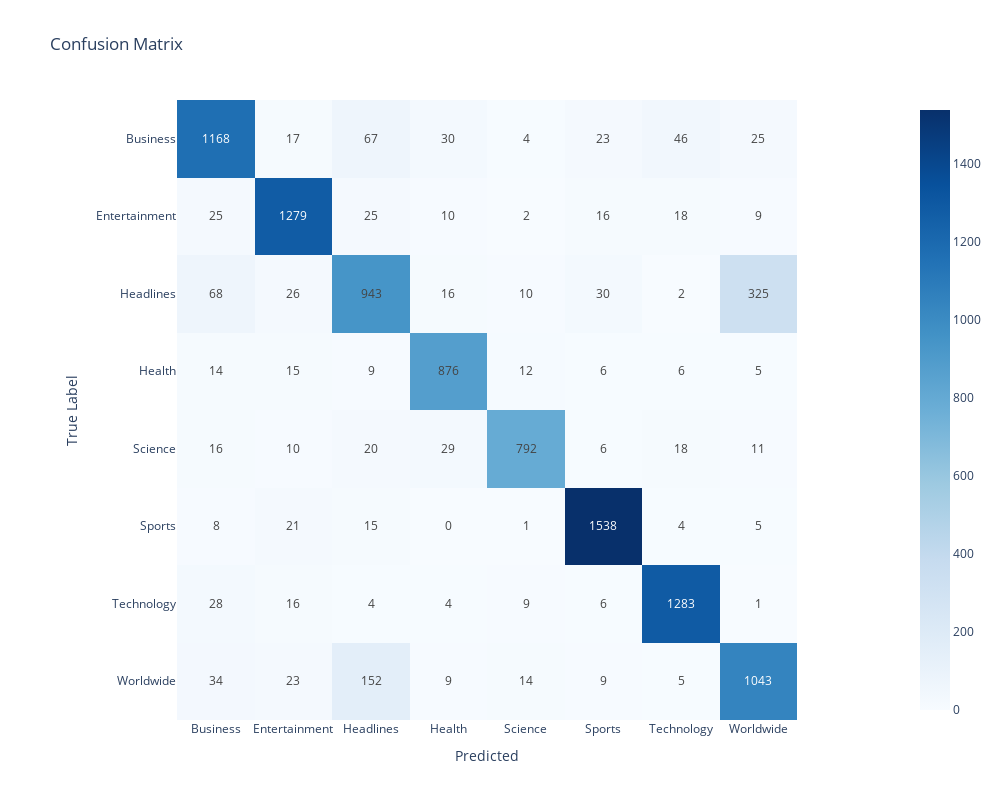

Notebook code for this chart:
### Code cell
class_labels = label_encoder.inverse_transform(range(8))
# call the report function to visualize the classification results, use the above class_labels
report(y_test, val_pred3, class_labels)

### Figure 1 — Plotly figure (JSON) as saved in the notebook; plotly's stock layout.template omitted (floating-point values rounded to 4 significant figures)
{"data": [{"coloraxis": "coloraxis", "hovertemplate": "Predicted: %{x}<br>True Label: %{y}<br>color: %{z}<extra></extra>", "name": "0", "texttemplate": "%{z}", "type": "heatmap", "x": ["Business", "Entertainment", "Headlines", "Health", "Science", "Sports", "Technology", "Worldwide"], "xaxis": "x", "y": ["Business", "Entertainment", "Headlines", "Health", "Science", "Sports", "Technology", "Worldwide"], "yaxis": "y", "z": [[1168, 17, 67, 30, 4, 23, 46, 25], [25, 1279, 25, 10, 2, 16, 18, 9], [68, 26, 943, 16, 10, 30, 2, 325], [14, 15, 9, 876, 12, 6, 6, 5], [16, 10, 20, 29, 792, 6, 18, 11], [8, 21, 15, 0, 1, 1538, 4, 5], [28, 16, 4, 4, 9, 6, 1283, 1], [34, 23, 152, 9, 14, 9, 5, 1043]]}], "layout": {"coloraxis": {"colorscale": [[0, "rgb(247,251,255)"], [0.125, "rgb(222,235,247)"], [0.25, "rgb(198,219,239)"], [0.375, "rgb(158,202,225)"], [0.5, "rgb(107,174,214)"], [0.625, "rgb(66,146,198)"], [0.75, "rgb(33,113,181)"], [0.875, "rgb(8,81,156)"], [1, "rgb(8,48,107)"]]}, "height": 800, "title": {"text": "Confusion Matrix"}, "width": 1000, "xaxis": {"anchor": "y", "constrain": "domain", "domain": [0, 1], "scaleanchor": "y", "title": {"text": "Predicted"}}, "yaxis": {"anchor": "x", "autorange": "reversed", "constrain": "domain", "domain": [0, 1], "title": {"text": "True Label"}}}}
